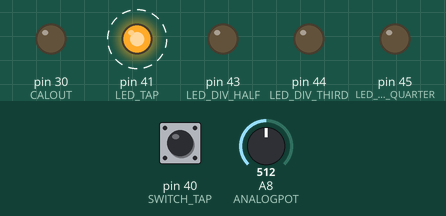
Bench run of a sketch on a simulated Arduino Mega 2560, built with avr-gcc and run on an emulated ATmega2560. Parts: output pins drawn as LEDs (lit = HIGH). Dashed ring = blinking. Inputs (shaded band) come from the test bench; at power-on: A8 (ANALOGPOT) = 512, pin 40 (SWITCH_TAP) HIGH. Pins used as bus, display or sensor lines are not drawn; what the sketch prints to the serial monitor is not drawn.

Above: at 1.02 s.
1.3 s: A8 (ANALOGPOT) set to 245
At 1.84 s:
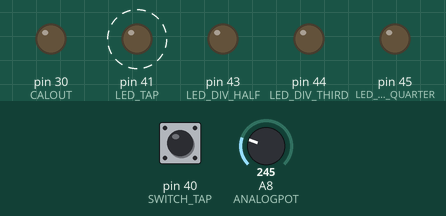
4.3 s: A8 (ANALOGPOT) set to 0
7.3 s: A8 (ANALOGPOT) set to 2
10.3 s: A8 (ANALOGPOT) set to 5
At 10.59 s:
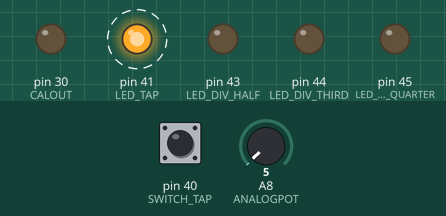
Timing chart, 0 to 14.3 s (numbered marks = the images above; inputs shaded):
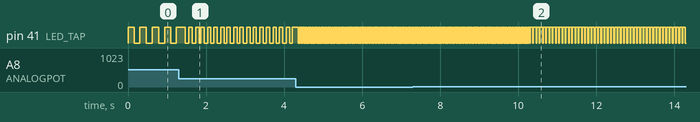

Measured:
- after the input at 1.3 s, pin 41 (LED_TAP): alternates HIGH for 0.09 s and LOW for 0.09 s, starting after 0.17 s
- after the input at 4.3 s, pin 41 (LED_TAP): alternates HIGH for 0.02 s and LOW for 0.02 s, starting after 0.07 s
- after the input at 10.3 s, pin 41 (LED_TAP): alternates HIGH for 0.07 s and LOW for 0.02 s, starting after 0.07 s
- by itself, pin 41 (LED_TAP): alternates HIGH for 0.16 s and LOW for 0.15 s

The sketch:

app_atmega.ino
```cpp
#include <arduino.h>
#include <spi.h>
#include <hardwareSerial.h>

//////
#define MP41_CS 53
#define LED_TAP 41
#define LED_DIV_HALF 43
#define LED_DIV_THIRD 44
#define LED_DIV_QUARTER 45
#define SWITCH_TAP 40
#define ANALOGPOT 8

#define CALIN 1
#define CALOUT 30

#define MAXDELAY 573029
#define MINDELAY 32935

#define MINTAPS 3

//////
byte address = 0x11;
int i=0;
int lastDigPotValue = 0;
int digPotValue = 0;

long int now;
long int interval;
long int divInterval;
long int minInterval;
long int maxInterval;
int mappedInterval;
int newInterval = 0;

int timesTapped = 0;
int stillTapping = 0;
long int firstTapTime;
long int lastTapTime;
int tapState;
int lastTapState;
int longTapPress;
int divValue = 1;
int isDivEnabled = 0;
long int lastDivTime;

long int nextBlinkTime;
long int nextBlinkSync;

int analogPotCurrVal;
int analogPotLastVal;

//////
void checkTapTimeout();
void tapReset();
void digitalPotWrite(int value);
long int getInterval();
int tapButtonPressed();
void lightDivLED();
void setTapCount();
void blinkTapLED(long int blinkDelay);
int analogPotTurned();
void calibration();
void setDivision();
void divReset();

//////
void setup()
{
  pinMode(MP41_CS, OUTPUT);
  pinMode(LED_TAP, OUTPUT);
  pinMode(LED_DIV_HALF, OUTPUT);
  pinMode(LED_DIV_QUARTER, OUTPUT);
  pinMode(LED_DIV_THIRD, OUTPUT);
  pinMode(SWITCH_TAP, INPUT_PULLUP);
  pinMode(ANALOGPOT, INPUT);
  pinMode(CALIN, INPUT);
  pinMode(CALOUT, OUTPUT);

  minInterval = MINDELAY;
  maxInterval = MAXDELAY;

  SPI.begin();
  Serial.begin(9600);

  //calibration();
}

void loop()
{
  now = micros();
  checkTapTimeout();

  if (tapButtonPressed())
  {
    setTapCount();
    lastTapTime = now;
  }

  if (timesTapped >= MINTAPS)
  {
    interval = getInterval();
    newInterval = 1;
    isDivEnabled = 1;
  }

  if (analogPotTurned())
  {
    interval = map(analogPotCurrVal, 0, 1023, minInterval, maxInterval);
    newInterval = 1;
    isDivEnabled = 0;
    divValue = 1;
  }

  if (newInterval)
  {
    if (isDivEnabled == 1)
    {
      divInterval = interval / divValue;
      mappedInterval = map(divInterval, minInterval, maxInterval, 0, 255);
    }
    else if (isDivEnabled == 0)
    {
      mappedInterval = map(interval, minInterval, maxInterval, 0, 255);
    }
    digitalPotWrite(mappedInterval);
    newInterval = 0;
  }

  if (isDivEnabled == 1)
  {
    blinkTapLED(divInterval);
  }
  else if (isDivEnabled == 0)
  {
    blinkTapLED(interval);
  }

  lightDivLED();

  Serial.println(interval);
  Serial.println(isDivEnabled);
  Serial.println(divValue);
  Serial.println(divInterval);
}

void checkTapTimeout()
{
  if(timesTapped > 0 && (now - lastTapTime) > maxInterval*1.5)
  {
    tapReset();
  }

  if (tapState == HIGH)
  {
    divReset();
  }
}

void tapReset()
{
  timesTapped = 0;
  stillTapping = 0;
}

void digitalPotWrite(int value)
{
  if (value > 255)
  {
    value = 255;
  }
  else if (value < 0)
  {
    value = 0;
  }

  if (value != lastDigPotValue)
  {
    digitalWrite(MP41_CS, LOW);
    SPI.transfer(address);
    SPI.transfer(value);
    digitalWrite(MP41_CS, HIGH);
    lastDigPotValue = value;
  }
}

long int getInterval()
{
  long int avgTapInterval = (lastTapTime - firstTapTime) / (timesTapped - 1);

  if (avgTapInterval > maxInterval + 10000)
  {
    avgTapInterval = maxInterval;
  }
  if (avgTapInterval < minInterval - 10000)
  {
    avgTapInterval = minInterval;
  }
  return avgTapInterval;
}

int tapButtonPressed()
{
  tapState = digitalRead(SWITCH_TAP);

  if (tapState == LOW && now - lastTapTime > 30000 && tapState != lastTapState )
  {
    lastTapState = tapState;
    return 1;
  }

  if (tapState == LOW && now - lastDivTime > 1000000 && tapState == lastTapState && longTapPress == 0 && isDivEnabled == 1)
  {
    setDivision();
    longTapPress = 1;
    lastDivTime = now;
  }

  if (tapState == LOW && now - lastDivTime > 1000000 && tapState == lastTapState && longTapPress == 1 && isDivEnabled == 1)
  {
    setDivision();
    lastDivTime = now;
  }

  lastTapState = tapState;
  return 0;
}

void setTapCount()
{
  if(timesTapped == 0)
  {
    firstTapTime = now;
    stillTapping = 1;
  }
  timesTapped++;
}

void blinkTapLED(long int blinkDelay)
{
  if (newInterval == 0)
  {
    if(now >= nextBlinkSync)
    {
      nextBlinkSync = now + blinkDelay*2;
      nextBlinkTime = now;
    }
  }
  else if (newInterval == 1)
  {
    nextBlinkSync = now + blinkDelay*2;
    nextBlinkTime = now;
  }

  if (now >= nextBlinkTime)
  {
    digitalWrite(LED_TAP, HIGH);
    nextBlinkTime = blinkDelay + now;
  }

  if (now >= nextBlinkTime - blinkDelay/2)
  {
    digitalWrite(LED_TAP, LOW);
  }
}

int analogPotTurned()
{
  analogPotCurrVal = analogRead(ANALOGPOT);
  if(analogPotCurrVal > analogPotLastVal + 3 || analogPotCurrVal < analogPotLastVal - 3)
  {
    analogPotLastVal = analogPotCurrVal;

    return 1;
  }
  else return 0;
}

void calibration()
{
  digitalPotWrite(0);
  digitalWrite(CALOUT, HIGH);
  long int startTime = micros();
  delay(5);
  digitalWrite(CALOUT, LOW);
  do
  {
    Serial.println(analogRead(CALIN));
    Serial.println(micros() - startTime);
  }
  while (analogRead(CALIN) < 600);
  long int minDiff = micros() - startTime;

  delay(1000);
  digitalPotWrite(255);

  digitalWrite(CALOUT, HIGH);
  startTime = micros();
  delay(5);
  digitalWrite(CALOUT, LOW);
  do
  {
    Serial.println(analogRead(CALIN));
    Serial.println(micros() - startTime);
  }
  while (analogRead(CALIN) < 600);
  long int maxDiff = micros() - startTime;


  // eepromWriteLong(42, 0);
  // eepromWriteLong(minDiff, 4);
  // eepromWriteLong(maxDiff, 8);

  /*Serial.print("42?: ");
  Serial.println(eepromReadLong(0));
  Serial.println(minDiff);
  Serial.println(eepromReadLong(4));
  Serial.println(maxDiff);
  Serial.println(eepromReadLong(8));*/
}

void lightDivLED()
{
  if(isDivEnabled == 1)
  {
    switch (divValue)
    {
      case 1:
        digitalWrite(LED_DIV_QUARTER, LOW);
        break;
      case 2:
        digitalWrite(LED_DIV_HALF, HIGH);
        break;
      case 3:
        digitalWrite(LED_DIV_HALF, LOW);
        digitalWrite(LED_DIV_THIRD, HIGH);
        break;
      case 4:
        digitalWrite(LED_DIV_THIRD, LOW);
        digitalWrite(LED_DIV_QUARTER, HIGH);
        break;
    }
  }
  else
  {
    digitalWrite(LED_DIV_HALF, LOW);
    digitalWrite(LED_DIV_QUARTER, LOW);
    digitalWrite(LED_DIV_THIRD, LOW);
  }
}

void setDivision()
{
  divValue++;
  newInterval = 1;
  if(divValue > 4)
  {
    divValue = 1;
  }
}

void divReset()
{
  longTapPress = 0;
  lastDivTime = now;
}
```
